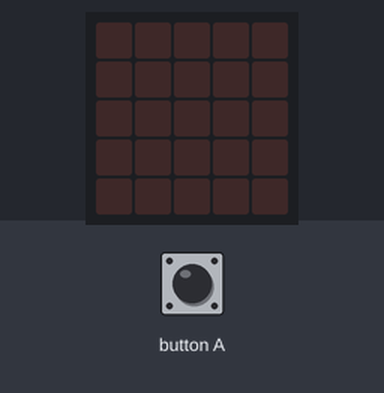
Recording of a program running on a simulated BBC micro:bit (MakeCode). On the bench: the board's 5×5 LED display. The test bench sets the inputs (shaded band).

Above: at 1.2 s.
1.3 s: button A pressed for 0.15 s
At 2.0 s:
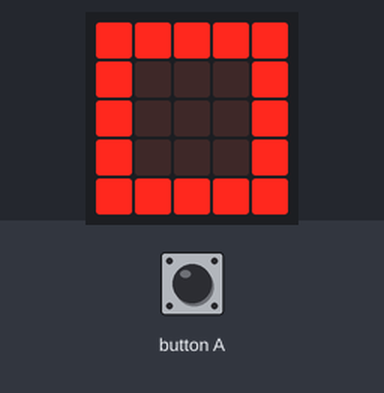
At 2.45 s:
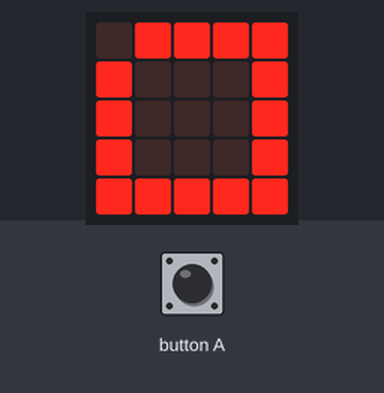
Timing chart, 0 to 4.3 s (numbered marks = the images above; inputs shaded):
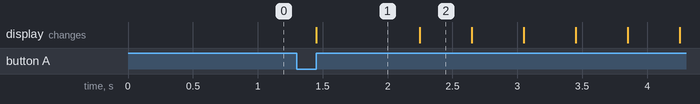

The program:

main.ts
```typescript
input.onButtonPressed(Button.A, function () {
    basic.showIcon(IconNames.Square)
    basic.pause(200)
    basic.showLeds(`
        . # # # #
        # . . . #
        # . . . #
        # . . . #
        # # # # #
        `)
    basic.showLeds(`
        . . # # #
        . # . . #
        # . . . #
        # . . . #
        # # # # #
        `)
    basic.showLeds(`
        . . . # #
        . . # . #
        . # . . #
        # . . . #
        # # # # #
        `)
    basic.showLeds(`
        . . . . #
        . . . # #
        . . # . #
        . # . . #
        # # # # #
        `)
    basic.showLeds(`
        . . . . #
        . . . # #
        . . . . #
        . # . . #
        # # # # #
        `)
    basic.showLeds(`
        . . . . #
        . . . . #
        . . . . #
        . . . . #
        # # # # #
        `)
    basic.showLeds(`
        . . . . .
        . . . . #
        . . . . #
        . . . . #
        . # # # #
        `)
    basic.showLeds(`
        . . . . .
        . . . . .
        . . . . #
        . . . . #
        . . # # #
        `)
    basic.showLeds(`
        . . . . .
        . . . . .
        . . . . .
        . . . . #
        . . . # #
        `)
    basic.showLeds(`
        . . . . .
        . . . . .
        . . . . .
        . . . . .
        . . . . #
        `)
    basic.clearScreen()
})
```

test.ts
```typescript
// aquí va el archivo "tests"; esto no se compilará cuando este paquete se utilice como una extensión.
```

Measured:
- after the input at 1.3 s, the display: changes after 0.15 s (image 1)
- what the display in image 1 shows lasts 0.8 s, from 1.5 s to 2.3 s
- what the display in image 2 shows lasts 0.4 s, from 2.3 s to 2.7 s
